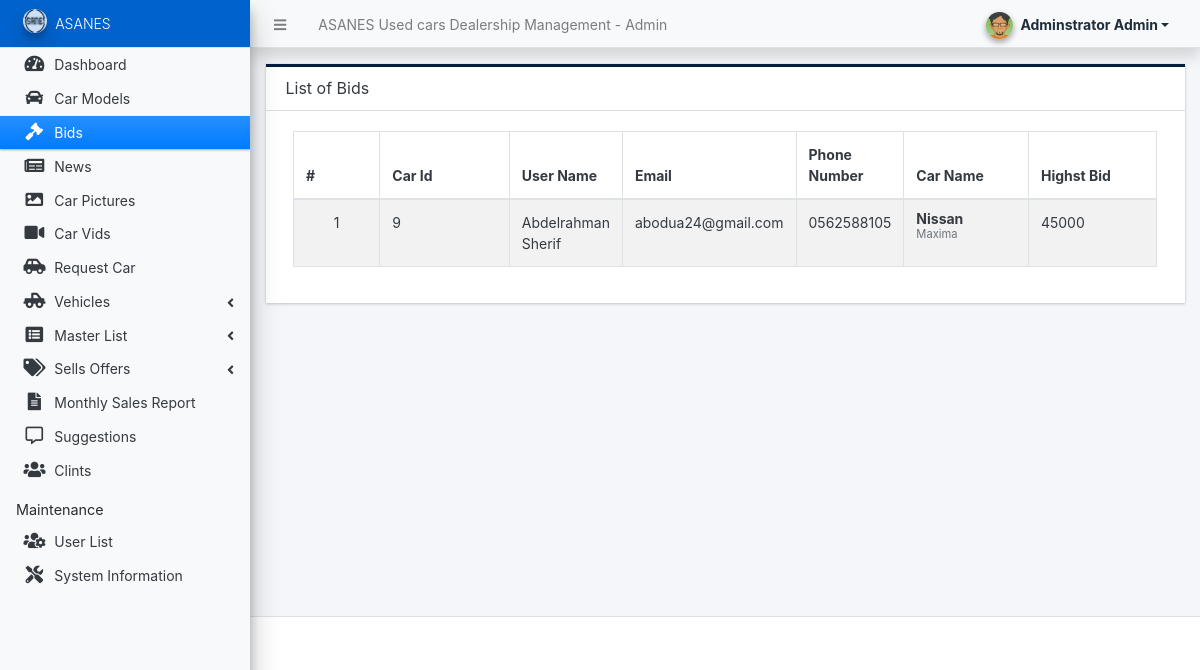
The page /admin/?page=bids (signed in) on the database its author committed.
### tables this page shows
CREATE TABLE `biddingcars` (
  `id` int(11) NOT NULL,
  `model_id` int(30) NOT NULL,
  `mv_number` int(11) NOT NULL,
  `plate_number` int(11) NOT NULL,
  `variant` varchar(50) NOT NULL,
  `mileage` varchar(20) NOT NULL,
  `engine_number` varchar(100) NOT NULL,
  `chasis_number` varchar(100) NOT NULL,
  `start_bid` float NOT NULL DEFAULT 0,
  `Year` int(4) NOT NULL,
  `Description` varchar(700) NOT NULL,
  `Technologies` varchar(500) DEFAULT NULL,
  `Cylinder` varchar(50) NOT NULL,
  `Pic` varchar(100) NOT NULL,
  `bid_end_datetime` datetime NOT NULL,
  `status` tinyint(1) NOT NULL DEFAULT 0,
  `delete_flag` tinyint(1) NOT NULL DEFAULT 0 COMMENT '0 = Available, 1=Sold',
  `date_created` datetime NOT NULL DEFAULT current_timestamp(),
  `date_updated` datetime NOT NULL DEFAULT current_timestamp()
);

CREATE TABLE `brand_list` (
  `id` int(30) NOT NULL,
  `name` text NOT NULL,
  `status` tinyint(1) NOT NULL DEFAULT 1,
  `delete_flag` tinyint(1) NOT NULL DEFAULT 0,
  `date_created` datetime NOT NULL DEFAULT current_timestamp(),
  `date_updated` datetime NOT NULL DEFAULT current_timestamp() ON UPDATE current_timestamp()
);

CREATE TABLE `model_list` (
  `id` int(30) NOT NULL,
  `brand_id` int(30) NOT NULL,
  `model` text NOT NULL,
  `engine_type` text NOT NULL,
  `transmission_type` text NOT NULL,
  `car_type_id` int(30) NOT NULL,
  `status` tinyint(1) NOT NULL DEFAULT 1,
  `delete_flag` tinyint(1) NOT NULL DEFAULT 0,
  `date_created` datetime NOT NULL DEFAULT current_timestamp(),
  `date_updated` datetime NOT NULL DEFAULT current_timestamp() ON UPDATE current_timestamp()
);

### admin/bids/index.php (the view, shortened to what this page needs)
<div class="card card-outline rounded-0 card-navy">
	<div class="card-header">
		<h3 class="card-title">List of Bids</h3>
	</div>
	<div class="card-body">
        <div class="container-fluid">
			<table class="table table-hover table-striped table-bordered" id="list">
				<colgroup>
					<col width="10%">
					<col width="15%">
					<col width="10%">
					<col width="10%">
					<col width="10%">
				</colgroup>
				<thead>
					<tr>
						<th>#</th>
						<th>Car Id</th>
						<th>User Name</th>
						<th>Email</th>
						<th>Phone Number</th>
						<th>Car Name</th>
						<th>Highst Bid</th>
					</tr>
				</thead>
				<tbody>
					<?php
					$i = 1;
						$qry = $conn->query("SELECT v.*, m.model, m.engine_type, m.transmission_type, b.name as `brand`, ct.name as `car_type`, Year, c.FirstName, c.LastName, c.Email, c.PhoneNumber, bds.hights_bid, bds.status
                        FROM `biddingcars` v
                        INNER JOIN model_list m ON v.model_id = m.id
                        INNER JOIN brand_list b ON m.brand_id = b.id
                        INNER JOIN car_type_list ct ON m.car_type_id = ct.id
                        INNER JOIN (SELECT car_id, MAX(hights_bid) AS max_bid FROM bids GROUP BY car_id) AS max_bids ON v.id = max_bids.car_id
                        INNER JOIN bids bds ON max_bids.car_id = bds.car_id AND max_bids.max_bid = bds.hights_bid
                        INNER JOIN clients c ON bds.user_id = c.id
                        ");
						while($row = $qry->fetch_assoc()):
					?>
						<tr>
							<td class="text-center"><?php echo $i++; ?></td>
							<td class=""><?= $row['id'] ?></td>
							<td class=""><?= $row['FirstName'] ?> <?= $row['LastName'] ?></td>
							<td class=""><?= $row['Email'] ?></td>
							<td class=""><?= $row['PhoneNumber'] ?></td>
							<td class="">
								<div style="line-height:1em">
									<div><b><?= $row['brand'] ?></b></div>
									<div><small class="text-muted"><?= $row['model'] ?></small></div>
								</div>
							</td>
							<td class=""><?= $row['hights_bid'] ?></td>
					<?php endwhile; ?>
				</tbody>
			</table>
		</div>
	</div>
</div>

### rows shown on the page
biddingcars: id "9", FirstName "Abdelrahman", LastName "Sherif", Email "abodua24@gmail.com", PhoneNumber "0562588105", brand_list.name "Nissan", model.model "Maxima", hights_bid "45000"

### other values the page prints
$_settings->info('name') "ASANES Used cars Dealership Management"
$_settings->userdata('firstname').' '.$_settings->userdata('lastname') "Adminstrator Admin"
$_settings->info('short_name') "ASANES"
